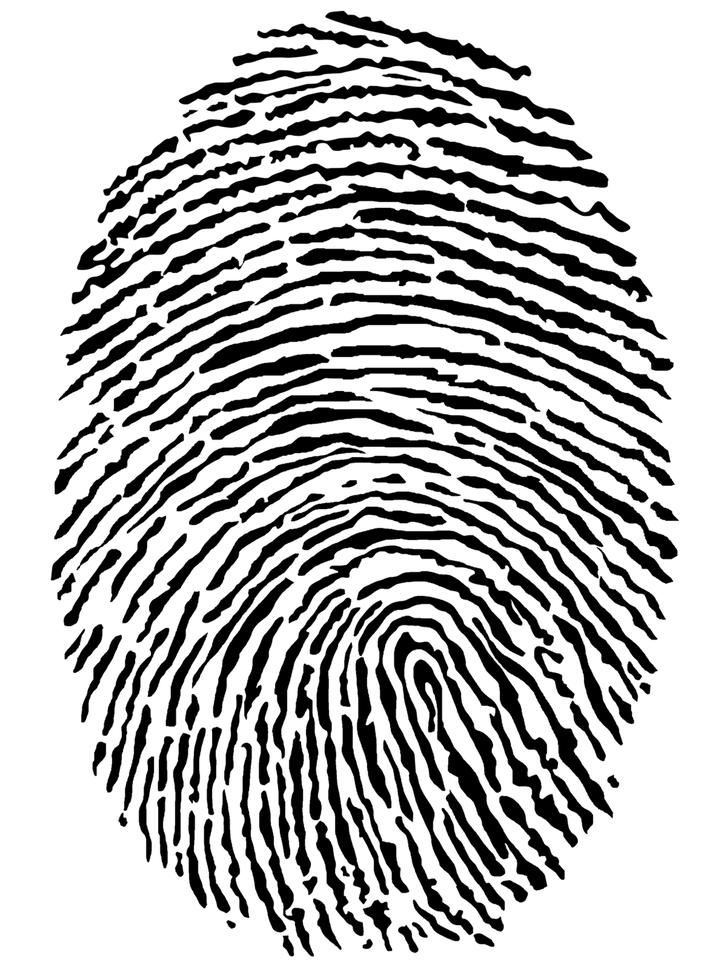
#> input picture DIP-Labs/Lab_12_Application_DIP/ThumbImpression.png, 727 x 970 px, shrunk from 1224 x 1632 before the run
$ python Task_1.py
#> lines starting #> are read from the running program, lines starting #| are printed output that depends on the picture; after the words box and inside, x2 and y2 are one past the last pixel; in counts of white or black regions, pixels touching at a corner belong together
import cv2
import numpy as np
import matplotlib.pyplot as plt

def apply_processing(img_file):
#> called with img_file = 'ThumbImpression.png'
    img = cv2.imread(img_file, 0)
#> img: shape (970, 727); min 0, max 255, mean 184.4
    ret, img = cv2.threshold(img, 127, 255, 0)
#> img: shape (970, 727); 72.3% white; 152 black regions, largest, box (x1, y1, x2, y2) and area: (375, 616, 578, 932) 6381, (183, 161, 630, 232) 4546, (289, 224, 667, 339) 4452
    skel = np.zeros(img.shape, np.uint8)
    size = np.size(img)
#> size = 705190
    element = cv2.getStructuringElement(cv2.MORPH_CROSS, (5, 5))
    done = False
    while not done:
        eroded = cv2.erode(img, element)
        temp = cv2.dilate(eroded, element)
        temp = cv2.subtract(img, temp)
        skel = cv2.bitwise_or(skel, temp)
        img = eroded.copy()
        zeros = size - cv2.countNonZero(img)
        if zeros == size:
            done = True
#> this loop made 140 passes
#> zeros on passes 1 to 12: 279789, 361688, 425538, 462852, 480731, 489520, 495387, 500615, 505676, 510613, 515469, 520229
#> pass 1, in apply_processing, `eroded = cv2.erode(img, element)`:
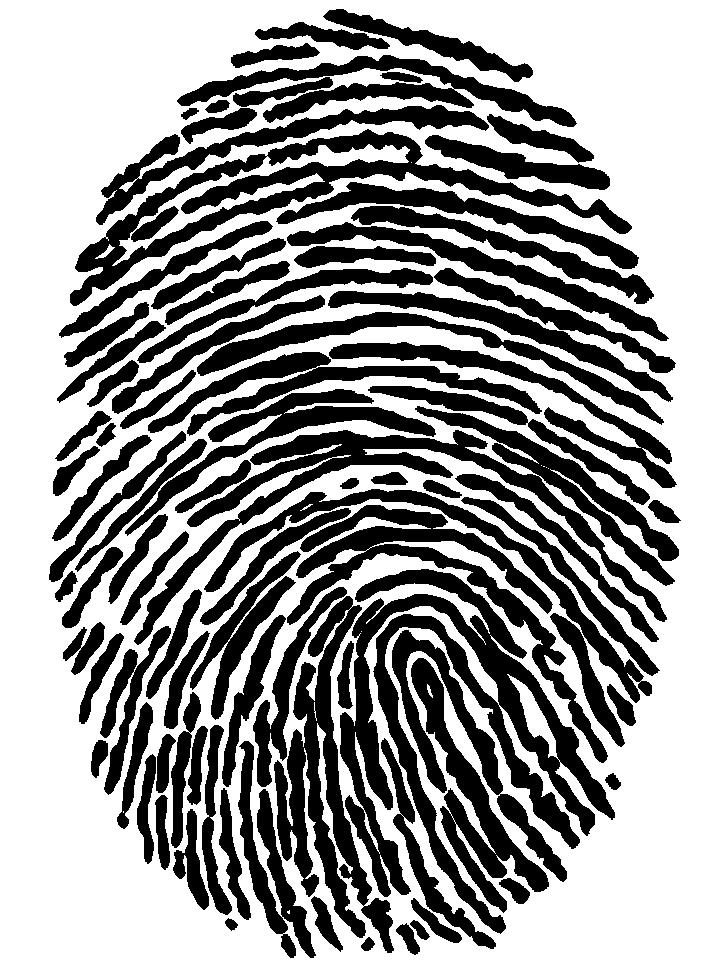
#> eroded: shape (970, 727); 60.3% white; 90 black regions, largest, box (x1, y1, x2, y2) and area: (340, 569, 615, 934) 26667, (134, 406, 679, 645) 20224, (70, 129, 632, 306) 15592
#> pass 1, in apply_processing, `temp = cv2.dilate(eroded, element)`:
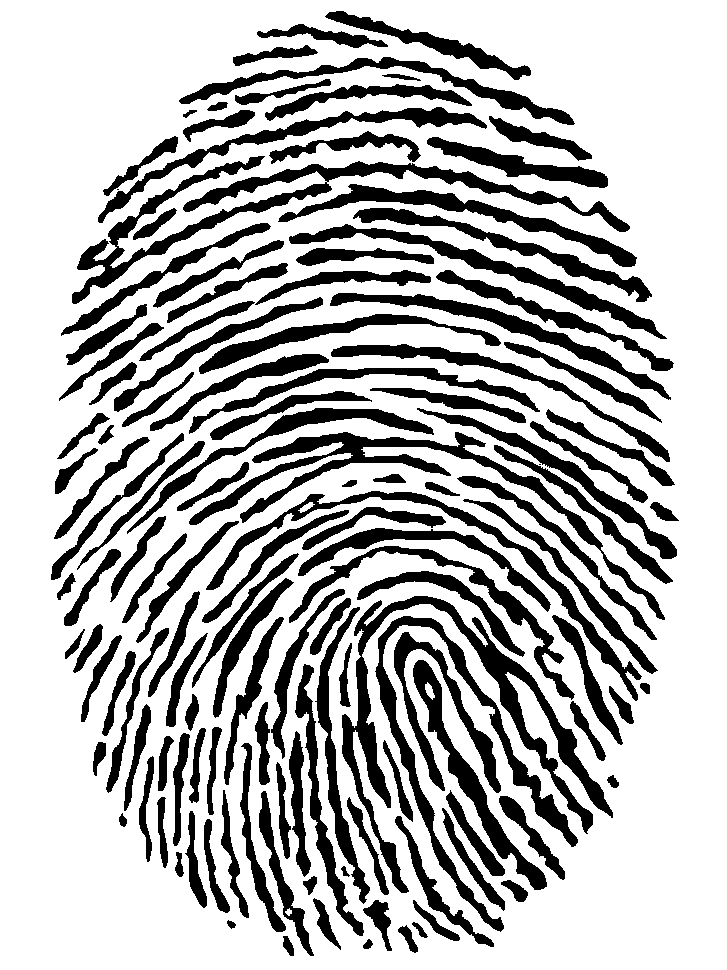
#> temp: shape (970, 727); 72.1% white; 132 black regions (2 under 20 px), largest, box (x1, y1, x2, y2) and area: (342, 596, 613, 893) 10186, (72, 156, 630, 304) 9516, (189, 432, 665, 620) 7793
#> pass 1, in apply_processing, `temp = cv2.subtract(img, temp)`:
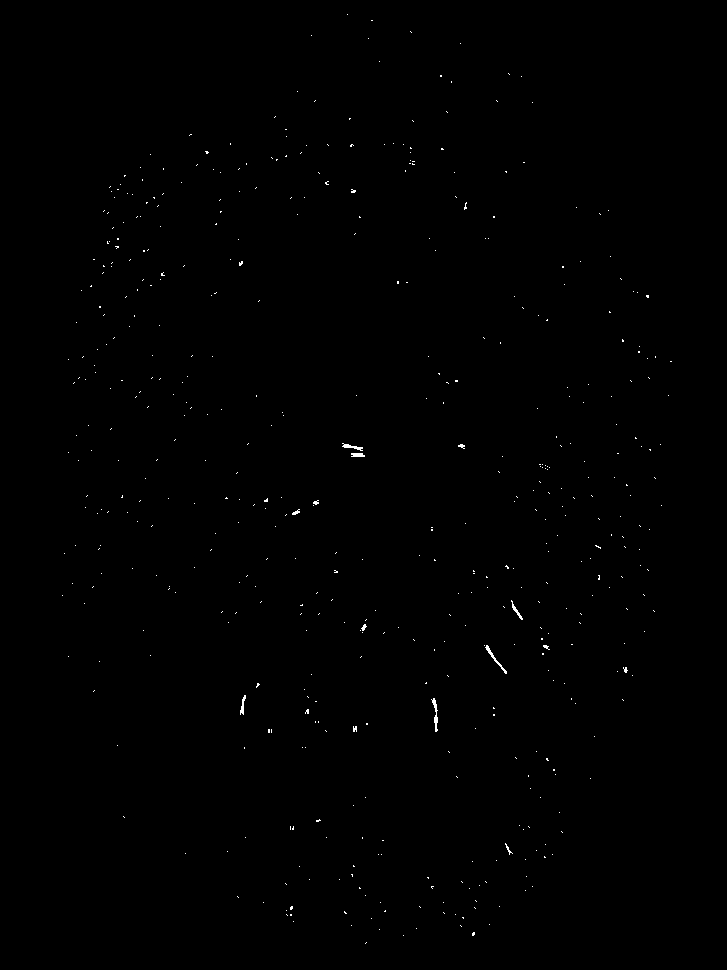
#> temp: shape (970, 727); 0.22% white in thin lines or dots, all inside (x1, y1, x2, y2) = (62, 14, 672, 944)
#> pass 2, in apply_processing, `eroded = cv2.erode(img, element)`:
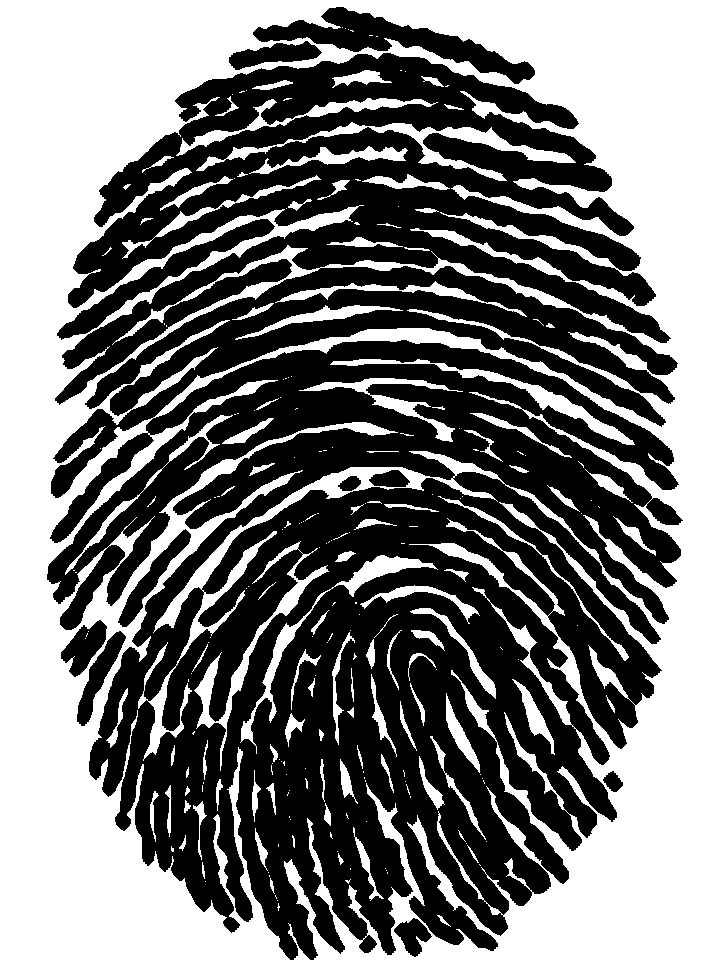
#> eroded: shape (970, 727); 48.7% white; 239 white regions (136 under 20 px), largest, box (x1, y1, x2, y2) and area: (0, 0, 727, 970) 305823, (196, 122, 576, 181) 3583, (194, 541, 329, 771) 2712
#> after the loop: eroded: shape (970, 727); every value is 0
#> after the loop:
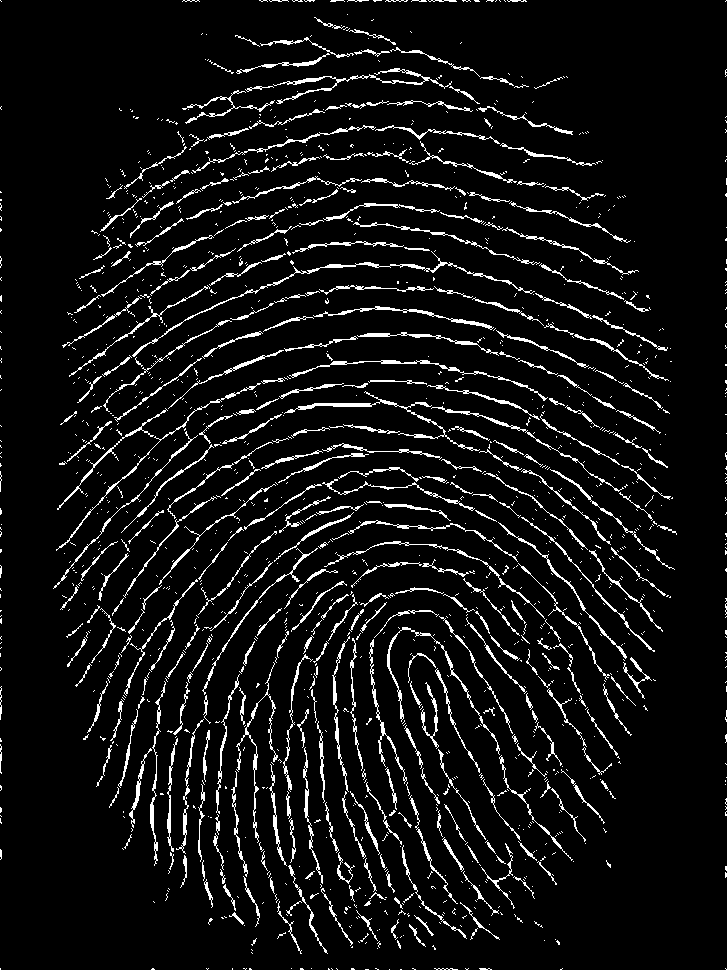
#> skel: shape (970, 727); 6.9% white in thin lines or dots
    skel = 255 - skel
#> skel: shape (970, 727); 93.1% white; black in thin lines or dots
    blur = cv2.GaussianBlur(skel, (7,7), 0)
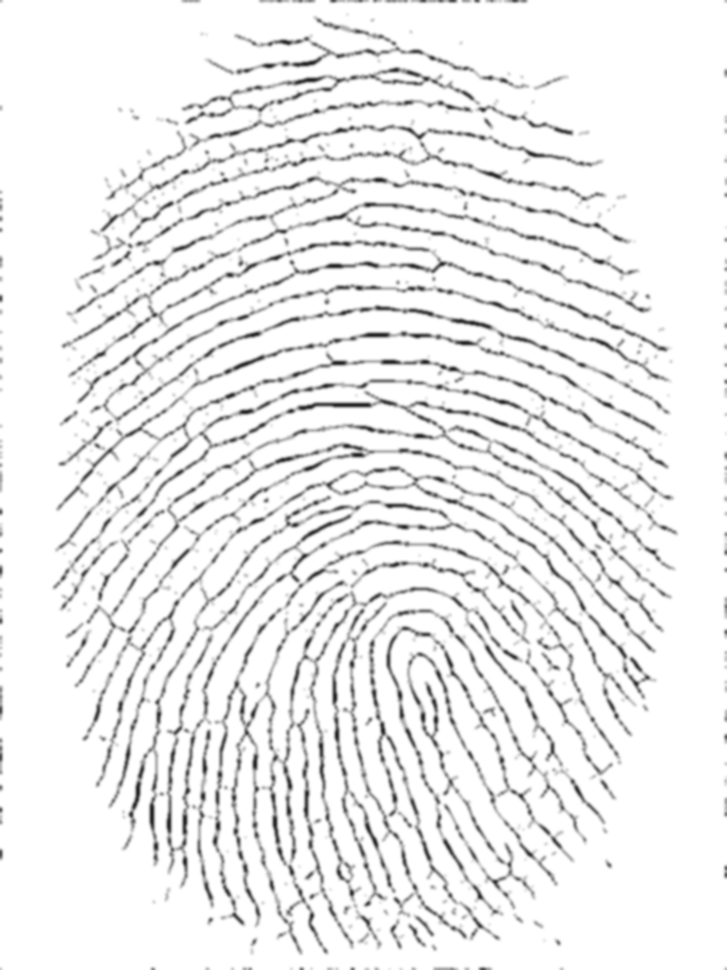
#> blur: shape (970, 727); min 44, max 255, mean 237.5
    plt.imshow(blur, cmap='gray')
    plt.show()
    cv2.imwrite('thinned_image.png', skel)

apply_processing("ThumbImpression.png")
